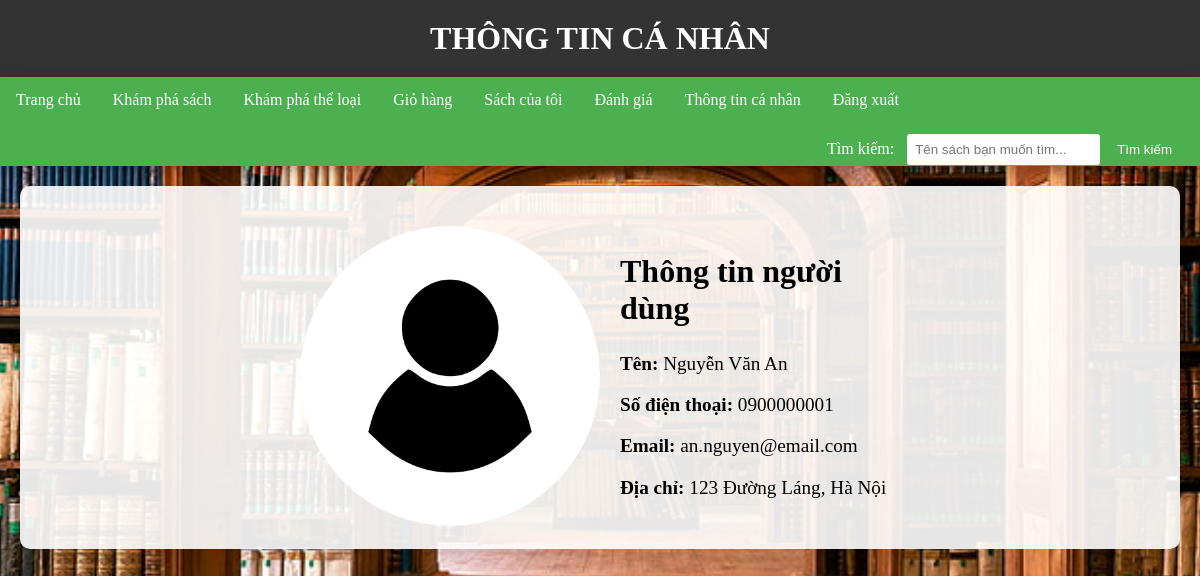
/user_profile (signed in), run on the app's committed database.
### application/models.py (models this page shows, shortened)
class User(db.Model):
    id = db.Column(db.Integer, primary_key=True, autoincrement=True)
    name = db.Column(db.String(40), nullable=False)
    phone = db.Column(db.String(40), nullable=False, unique=True)
    email = db.Column(db.String(40), nullable=False, unique=True)
    password = db.Column(db.String(40), nullable=False)
    address = db.Column(db.String(80), nullable=False)
    role = db.Column(db.String(40), nullable=True)
    feedbacks = db.relationship('Feedback', backref='user',lazy=True)
    comments = db.relationship('Comment', backref='user', lazy=True)  # ✅ thêm dòng này

### application/routes.py (the view)
@app.route('/user_profile')
def user_profile():
    if 'email' in session:
        email = session['email']
        user = User.query.filter_by(email=email).first()
        if user:
            return render_template('user_profile.html', user=user)
    return 'User profile not found or user not logged in'

### templates/user_profile.html (shortened to what this page needs)
<!DOCTYPE html>
<html lang="vi">
<head>
</head>
<body>
    <header>
        <h1>Thông tin cá nhân</h1>
    </header>
    <nav>
        <a href="{{ url_for('reader_dashboard') }}">Trang chủ</a>
        <a href="{{ url_for('browse_books') }}">Khám phá sách</a>
        <a href="{{ url_for('browse_categories') }}">Khám phá thể loại</a>
        <a href="{{ url_for('cart') }}">Giỏ hàng</a>
        <a href="{{ url_for('my_orders') }}">Sách của tôi</a>
        <a href="{{ url_for('reader_feedback') }}">Đánh giá</a>
        <a href="{{ url_for('user_profile') }}">Thông tin cá nhân</a>
        <a href="{{ url_for('reader_logout') }}">Đăng xuất</a>
        <form action="{{ url_for('search_results') }}" method="post" class="search_form">
            <label for="search">Tìm kiếm:</label>
            <input type="text" id="search" name="search" placeholder="Tên sách bạn muốn tìm...">
            <button type="submit">Tìm kiếm</button>
        </form>
    </nav>
    <section>
        <div class="user-profile">
            <img src="static\images\user.jpg" alt="User Image">
            <h2>Thông tin người dùng</h2>
            <p><strong>Tên:</strong> {{ user.name }}</p>
            <p><strong>Số điện thoại:</strong> {{ user.phone }}</p>
            <p><strong>Email:</strong> {{ user.email }}</p>
            <p><strong>Địa chỉ:</strong> {{ user.address }}</p>
        </div>
    </section>
</body>
</html>

### templates/user_profile.html (style rules this page uses)
body { font-family: 'Times New Roman', cursive; margin: 0; padding: 0; background: url('static/images/1.jpg') center/cover no-repeat fixed; }
header { background-color: #333; padding: 20px; color: white; text-align: center; box-shadow: 0 5px 15px rgba(0, 0, 0, 0.3); }
header h1 { margin: 0; font-size: 2em; text-transform: uppercase; }
nav { background-color: #4CAF50; overflow: hidden; box-shadow: 0 5px 15px rgba(0, 0, 0, 0.3); }
nav a { float: left; display: block; color: white; text-align: center; padding: 14px 16px; text-decoration: none; transition: background-color 0.3s; border-bottom: 2px solid transparent; }
form.search_form { float: right; margin-top: 8px; margin-right: 16px; }
form.search_form label { margin-right: 8px; color: white; }
form.search_form input[type="text"] { padding: 8px; border: 1px solid #4CAF50; border-radius: 4px; outline: none; }
form.search_form button { padding: 8px 12px; background-color: #4CAF50; color: white; border: none; border-radius: 4px; cursor: pointer; transition: background-color 0.3s; }
section { padding: 20px; background-color: rgba(255, 255, 255, 0.9); box-shadow: 0 5px 15px rgba(0, 0, 0, 0.1); border-radius: 10px; margin: 20px; transition: box-shadow 0.3s; text-align: center; }
h2 { font-size: 2em; }
p { font-size: 1.2em; margin-bottom: 10px; }
.user-profile { margin: auto; max-width: 600px; padding: 20px; text-align: left; }
.user-profile img { float: left; margin-right: 20px; width: 300px; height: 300px; border-radius: 50%; }

### data on the page
User: name "Nguyễn Văn An", phone "0900000001", email "an.nguyen@email.com", address "123 Đường Láng, Hà Nội"
